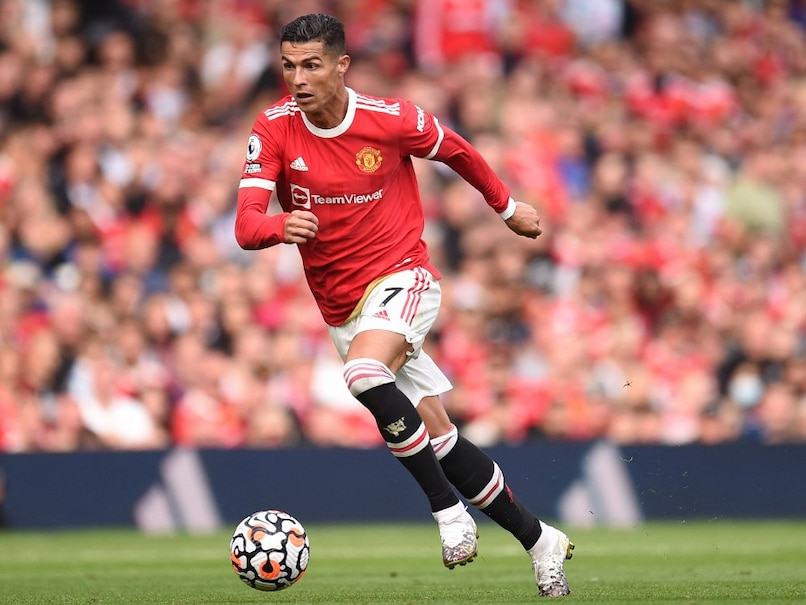
#> input picture Object detection/img.jpg, 806 x 605 px, found by its file name
$ python 'copy part from image and paste it.py'
#> lines starting #> are read from the running program, lines starting #| are printed output that depends on the picture
from random import random
import cv2
import random

img=cv2.imread('./img.jpg',-1)
#> img is the input picture: shape (605, 806, 3); mean B, G, R 110.1, 119.8, 164.9

#print(img) >> matrcis
#print (type(img)) >> numpy array
#print(img.shape) >> (height, width, channels"color space" like RGB which is 3)
tag=img[500:700,600:900] #copy part from the image
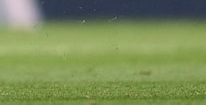
#> tag: shape (105, 206, 3); mean B, G, R 88.2, 140.6, 123.2
#> (the run stopped early here; a loop or call above may not have finished)
